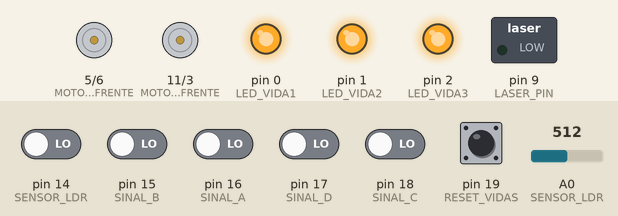
The sketch below on a simulated Arduino Uno, built with avr-gcc and run on an emulated ATmega328P. On the bench: motor-driver pin pairs drawn as motors (green arrow = first pin HIGH = forward, orange = second pin HIGH = backward, longer = more drive), switched loads named in the sketch (green lamp = pin HIGH), output pins drawn as LEDs (lit = HIGH). The test bench sets the inputs (shaded band); at power-on: pin 19 (RESET_VIDAS) HIGH, pin 14 (SENSOR_LDR), pin 15 (SINAL_B), pin 16 (SINAL_A), pin 17 (SINAL_D), pin 18 (SINAL_C) LOW, A0 (SENSOR_LDR) = 512.

Above: at 0.8 s.
0.9 s: A0 (SENSOR_LDR) set to 457
2.5 s: A0 (SENSOR_LDR) set to 442
At 3.3 s:
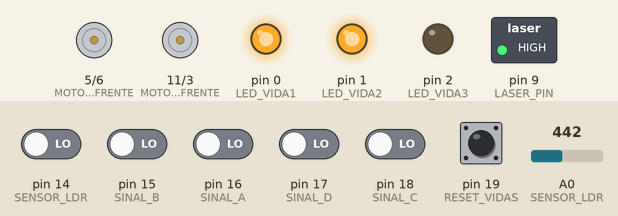
4.0 s: A0 (SENSOR_LDR) set to 460
7.0 s: pin 15 (SINAL_B) driven HIGH
At 8.3 s:
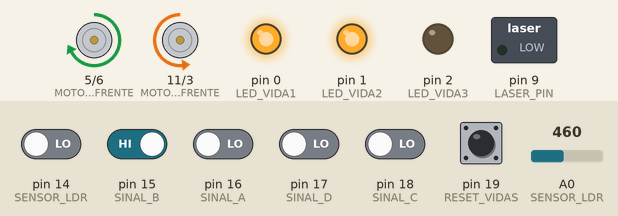
10.0 s: pin 16 (SINAL_A) driven HIGH
At 11.4 s:
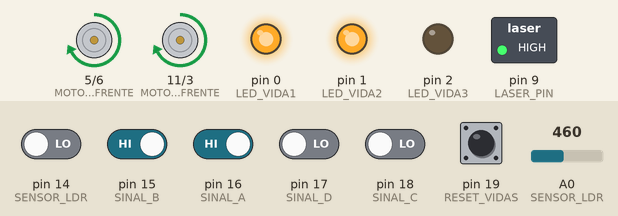
13.0 s: pin 19 (RESET_VIDAS) pulled LOW for 0.15 s
At 14.7 s:
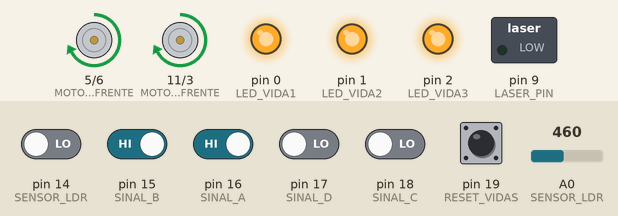
Timing chart, 0 to 16.0 s (numbered marks = the images above; inputs shaded):
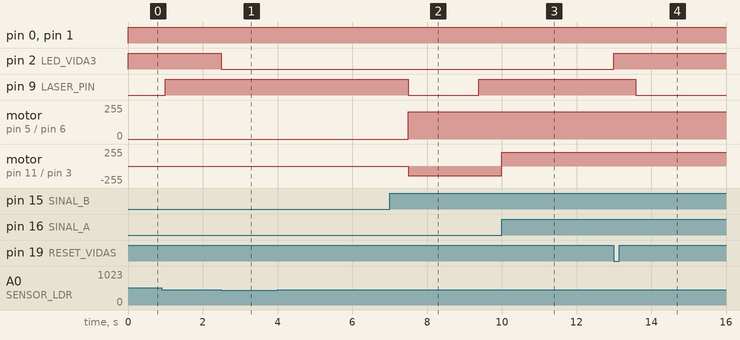

Measured:
- the behaviour switches between 450 and 449 on A0 (SENSOR_LDR) (found by bisection; images 0 and 1)
- after the input at 2.5 s, pin 2 (LED_VIDA3): HIGH → LOW at once
- after the input at 4.0 s, every drawn part: stays the same
- after the input at 7.0 s, motor on pin 5 (MOTOR2_FRENTE) / pin 6 (MOTOR2_TRAS): stopped → forward 205/255 after 0.50 s; motor on pin 11 (MOTOR1_FRENTE) / pin 3 (MOTOR1_TRAS): stopped → backward 144/255 after 0.50 s
- after the input at 10.0 s, motor on pin 11 (MOTOR1_FRENTE) / pin 3 (MOTOR1_TRAS): backward 144/255 → forward 205/255 at once
- after the input at 13.0 s, pin 2 (LED_VIDA3): LOW → HIGH at once

The sketch:

tanque_laser4.ino
```cpp
#include <avr/io.h>
#include <avr/interrupt.h>

#define F_CPU 16000000UL
#define PRESCALER_VALUE 1024
#define TIMER1_COUNT (F_CPU / PRESCALER_VALUE - 1)

#define LASER_PIN PB1
#define SENSOR_LDR PC0
#define SINAL_A PC2
#define SINAL_B PC1
#define SINAL_C PC4
#define SINAL_D PC3
#define RESET_VIDAS PC5
#define LED_VIDA1 PD0
#define LED_VIDA2 PD1
#define LED_VIDA3 PD2
#define MOTOR1_FRENTE PB3 //OCR2A
#define MOTOR1_TRAS PD3 //OCR2B
#define MOTOR2_FRENTE PD5 //OCR0B
#define MOTOR2_TRAS PD6 //OCR0A

// Função de inicialização do timer 1
void timer1_init() {
    TCCR1B |= (1 << CS12) | (1 << CS10); // Prescaler para 1024
    OCR1A = TIMER1_COUNT;
    TIMSK1 |= (1 << OCIE1A); // Habilitar a interrupção de comparação A
    sei(); // Habilita as interrupções globais
}

// Função de interrupção do timer do Laser
ISR(TIMER1_COMPA_vect) {
    PORTB ^= (1 << LASER_PIN); // Alterna o estado do Laser(PB1)
}

// Função de inicialização do timer 0 para monitorar os sinais de entrada e PWM
void timer0_init() {
    // Modo PWM não invertido para OC0A e OC0B, prescaler para 64
    TCCR0A |= (1 << WGM00) | (1 << WGM01) | (1 << COM0A1) | (1 << COM0B1);
    TCCR0B |= (1 << CS01) | (1 << CS00);

    // Modo PWM não invertido para OC2A e OC2B, prescaler para 64
    TCCR2A |= (1 << WGM20) | (1 << WGM21) | (1 << COM2A1) | (1 << COM2B1);
    TCCR2B |= (1 << CS22) | (1 << CS20);

    TIMSK0 |= (1 << TOIE0); // Habilitar a interrupção de overflow
    sei(); // Habilita as interrupções globais
}

// Função de interrupção do timer 0
ISR(TIMER0_OVF_vect) {
    // Ler os sinais de entrada nas portas PC1, PC2, PC3, PC4
    uint8_t frente = PINC & (1 << SINAL_A);
    uint8_t direita = PINC & (1 << SINAL_B);
    uint8_t esquerda = PINC & (1 << SINAL_C);
    uint8_t atras = PINC & (1 << SINAL_D);

    if (frente == (1 << SINAL_A)) {
        // Ligar MOTOR1_FRENTE e MOTOR2_FRENTE 65%
        // Desliga MOTOR1_TRAS e MOTOR2_TRAS
        OCR2B = 0;  // Ajuste para 80% do ciclo de trabalho
        OCR0B = 205;  // Desliga motor
        OCR0A = 0;  // Desliga motor
        OCR2A = 205;  // Ajuste para 80% do ciclo de trabalho
        //PORTD &= ~((1 << MOTOR1_TRAS) | (1 << MOTOR2_TRAS));
    }
    else if (esquerda == (1 << SINAL_C)) {
        // Ligar MOTOR1_frente 80% e MOTOR2_frente 60%
        // Desliga MOTOR1_TRAS e MOTOR2_TRAS
        OCR2B = 0;  // Ajuste para 80% do ciclo de trabalho
        OCR0B = 0;   // Ajuste para 60% do ciclo de trabalho
        OCR0A = 205;  // Desliga motor
        OCR2A = 144;  // Desliga motor
        //PORTD &= ~((1 << MOTOR1_TRAS) | (1 << MOTOR2_TRAS));
    }
    else if (direita == (1 << SINAL_B)) {
        // Ligar MOTOR1_frente 60% e MOTOR2_frente 80%
        // Desliga MOTOR1_TRAS e MOTOR2_TRAS
        OCR2B = 144;   // Ajuste para 60% do ciclo de trabalho
        OCR0B = 205;  // Ajuste para 80% do ciclo de trabalho
        OCR0A = 0;  // Desliga motor
        OCR2A = 0;  // Desliga motor
        //PORTD &= ~((1 << MOTOR1_TRAS) | (1 << MOTOR2_TRAS));
    }
    else if (atras == (1 << SINAL_D)) {
        // Ligar MOTOR1_TRAS e MOTOR2_TRAS 80%
        // Desliga MOTOR1_FRENTE e MOTOR2_FRENTE
        OCR0A = 205;  // Ajuste para 80% do ciclo de trabalho
        OCR2A = 0;  // Desliga motor
        OCR0B = 0;  // Desliga motor
        OCR2B = 205;  // Ajuste para 80% do ciclo de trabalho
        //PORTD &= ~((1 << MOTOR1_FRENTE) | (1 << MOTOR2_FRENTE));
    }
    else {
        OCR0A = 0;  // Desliga motor
        OCR2A = 0;  // Desliga motor
        OCR0B = 0;  // Desliga motor
        OCR2B = 0;  // Desliga motor
        // Desliga MOTOR1_FRENTE, MOTOR2_FRENTE, MOTOR1_TRAS e MOTOR2_TRAS
        //PORTD &= ~((1 << MOTOR1_FRENTE) | (1 << MOTOR2_FRENTE) | (1 << MOTOR1_TRAS) | (1 << MOTOR2_TRAS));
    }
}
// Função de inicialização do timer 2 para monitorar o Sensor LDR
void timer2_init() {

    TCCR2B |= (1 << CS22);// Configurar o prescaler para 64
    TIMSK2 |= (1 << TOIE2);// Habilitar a interrupção de overflow
    TCNT2 = 0;// Inicializar o Timer2

}
ISR(TIMER2_OVF_vect) {

    // Selecionar o canal ADC (por exemplo, ADC0 para o pino PC0)
    ADMUX &= 0xF0;          // Limpar os bits de seleção de canal
    ADMUX |= SENSOR_LDR; // Configurar o canal ADC (por exemplo, para o pino PC0)

    // Iniciar a conversão
    ADCSRA |= (1 << ADSC);

    // Aguardar o término da conversão
    while (ADCSRA & (1 << ADSC));

    uint16_t ldr_value = ADC;

    if ((PIND & (1 << LED_VIDA1)) && (PIND & (1 << LED_VIDA2)) && (PIND & (1 << LED_VIDA3)) && (ldr_value < 450)) {

            PORTD &= ~(1 << LED_VIDA3);// Desliga o LED_VIDA3
            _delay_ms(5000);
    }
    else if ((PIND & (1 << LED_VIDA1)) && (PIND & (1 << LED_VIDA2)) && (ldr_value < 450)) {

            PORTD &= ~(1 << LED_VIDA2);// Desliga o LED_VIDA2
            _delay_ms(5000);
    }
    else if ((PIND & (1 << LED_VIDA1)) && (ldr_value < 450)) {

            PORTD &= ~(1 << LED_VIDA1);// Desliga o LED_VIDA1
            _delay_ms(5000);
    }
}
int main() {

    ADCSRA |= (1 << ADEN); // Habilita o ADC

    timer1_init(); // Inicializa o timer1
    timer0_init(); // Inicializa o timer0
    timer2_init(); // Inicializa o timer2

    DDRB |= (1 << LASER_PIN) | (1 << MOTOR1_FRENTE); // Configura como pinos de saída

    DDRD |= (1 << LED_VIDA1) | (1 << LED_VIDA2) | (1 << LED_VIDA3) |
            (1 << MOTOR1_TRAS) | (1 << MOTOR2_FRENTE) | (1 << MOTOR2_TRAS); // Configura como pinos de saída

    DDRC &= ~((1 << SENSOR_LDR) | (1 << SINAL_A) | (1 << SINAL_B) |
              (1 << SINAL_C) | (1 << SINAL_D) | (1 << RESET_VIDAS)); // Configura como pinos de entrada

    PORTD |= (1 << LED_VIDA1) | (1 << LED_VIDA2) | (1 << LED_VIDA3); // Acende os LEDs quando o sistema e' ligado

    // Main Loop
    while (1) {
        // Verifica se o botão na porta PC5 está pressionado
        if (!(PINC & (1 << RESET_VIDAS))) {
            PORTD |= (1 << LED_VIDA1) | (1 << LED_VIDA2) | (1 << LED_VIDA3); // Acende os LEDs assim resetando as vidas
        }
    }
    return 0;
}
```
